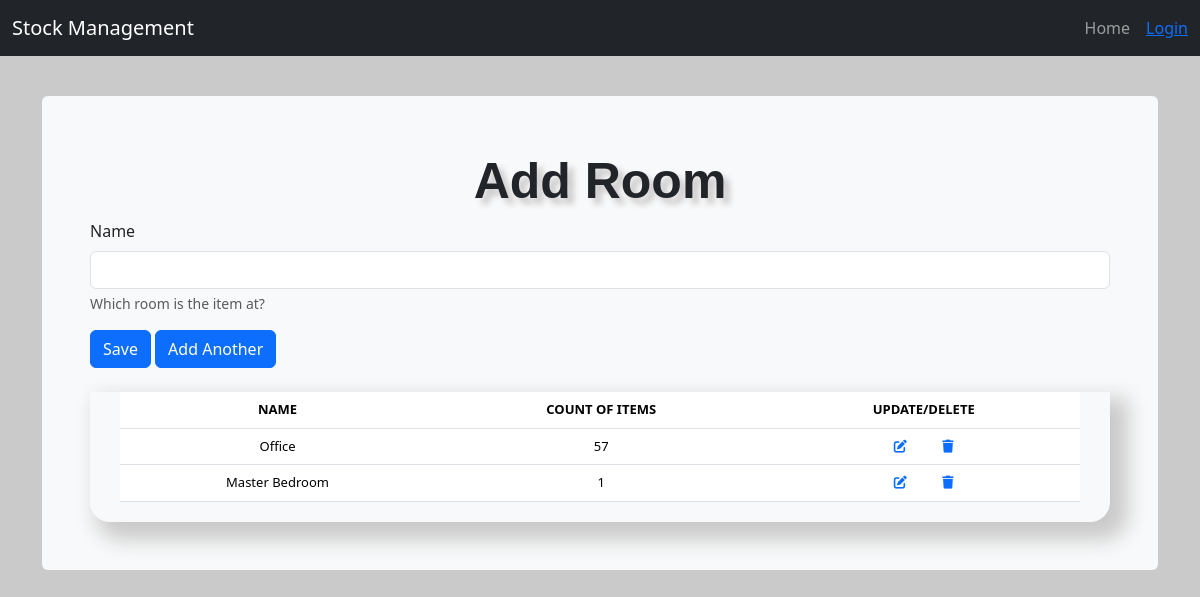
Page /add_room/ on the committed database.
### stockmgmt/models.py (models this page shows, shortened)
class Room(models.Model):
    name = models.CharField(max_length=50, blank=True,
                            null=True, help_text="Which room is the item at?")

### stockmgmt/views.py (the view, shortened to what this page needs)
# urls.py: path('add_room/', views.add_room, name='add_room'),
def add_room(request):
    form = RoomCreateForm(request.POST or None)
    rooms = Room.objects.annotate(
        total_quantity=Coalesce(Subquery(
            Stock.objects.filter(room=OuterRef('pk'))
            .values('room')
            .annotate(total=Sum('quantity'))
            .values('total')
        ), 0)
    )
    context = {
        "form": form,
        "title": "Add Room",
        "rooms": rooms,
    }
    return render(request, "./includes/add_room.html", context)

### stockmgmt/forms.py
class RoomCreateForm(forms.ModelForm):
    class Meta:
        model = Room
        fields = [
            'name'
        ]

### stockmgmt/templates/includes/add_room.html (shortened to what this page needs)
{% extends 'base.html' %}
{% load crispy_forms_tags %}
{% block content %}
<form method="POST">
    <div>
        <div>
            {{ form.name|as_crispy_field }}
        </div>
    </div>
    <div class="form-group">
        <input type="submit" name="save" value='Save' class="btn btn-primary" />
        {% if 'update' not in request.path %}
        <input type="submit" name="add_another" value='Add Another' class="btn btn-primary" />
        {% endif %}
    </div>
</form>
<br />
{% if 'update' not in request.path %}
<div class="display_table" id="display_table">
    <table class='table'>
        <thead>
            <tr>
                <th>NAME</th>
                <th>COUNT OF ITEMS</th>
                <th>UPDATE/DELETE</th>
            </tr>
        </thead>
        {% for instance in rooms %}
        <tr>
            <td>{{ instance.name|title }}</td>
            <td>{{ instance.total_quantity }}</td>
            <td><a href="{% url 'update_room' instance.id %}"><i class="fa-solid fa-pen-to-square px-3"></i></a>
                <a class="pointer"
                    onclick="deleteRoomConfirmation('{{ instance.name.title }}', '{% url 'delete_room' instance.id %}')">
                    <i class="fa-solid fa-trash px-3"></i>
                </a>
            </td>
        </tr>
        {% endfor %}
    </table>
</div>
{% endif %}
{% endblock %}

### stockmgmt/static/css/style.css (style rules this page uses)
body { background-color: #cacaca; }
.table { font-size: 13px; text-align: center; width: 95%; margin: auto; text-align: center; }
.table tr:nth-child(odd) { background: #cacaca }
.table tr:nth-child(even) { background: #e9e9e9 }
th { color: #000000; }
.display_table { border-bottom-right-radius: 20px; border-bottom-left-radius: 20px; padding-left: 5px; padding-right: 5px; padding-bottom: 20px; box-shadow: 12px 12px 20px 6px #cacaca; }
.ui-datepicker tbody, td, tfoot, th, thead, tr { padding: 5px; }
.pointer { cursor: pointer; }

### rows in the picture
Room: name "Office", total_quantity "57"
Room: name "Master Bedroom", total_quantity "1"

### other values in the picture
{{ title }} "Add Room"
